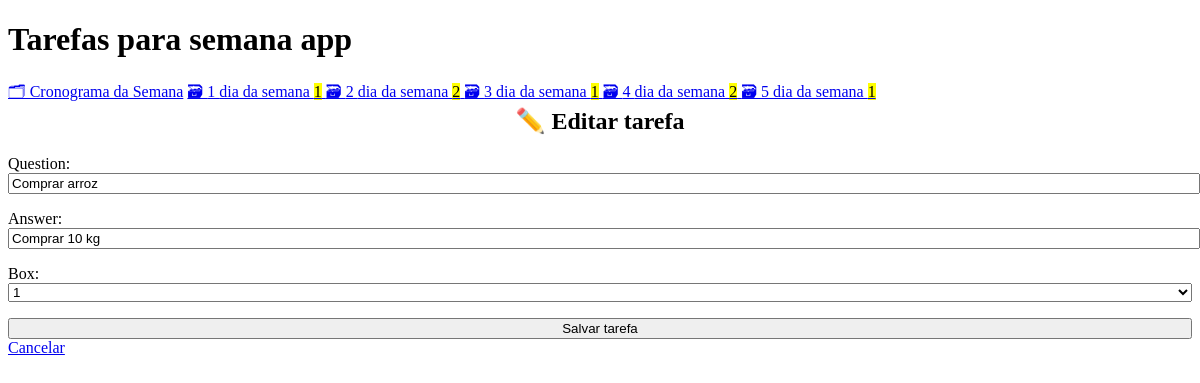
Screenshot of /edit/1 with the database file from the repository.
### cards/models.py (models this page shows, shortened)
class Card(models.Model):
    question = models.CharField(max_length=100)
    answer = models.CharField(max_length=100)
    box = models.IntegerField(
        choices=zip(BOXES, BOXES),
        default=BOXES[0],
    )
    date_created = models.DateTimeField(auto_now_add=True)

### cards/views.py (the view)
class CardUpdateView(CardCreateView, UpdateView):
    success_url = reverse_lazy("card-list")

### cards/templatetags/cards_tags.py (called while the page is built)
@register.inclusion_tag("cards/box_links.html")
def boxes_as_links():
    boxes = []
    for box_num in BOXES:
        card_count = Card.objects.filter(box=box_num).count()
        boxes.append({
            "number": box_num,
            "card_count": card_count,
        })
    return {"boxes": boxes}

### cards/templates/cards/card_form.html (shortened to what this page needs)
{% extends "cards/base.html" %}
{% block content %}
    {% if card %}
        <h2>✏️ Editar tarefa</h2>
    {% else %}
        <h2>✨ Criar nova tarefa</h2>
    {% endif %}
    <form method="post">
        {{ form.as_p }}
        <input type="submit" value="Salvar tarefa">
    </form>
    <a href="{% url 'card-list' %}">
        Cancelar
    </a>
{% endblock %}

### cards/templates/cards/base.html (style rules this page uses)
:root { --accent: #00296e; --accent-bg: #FFF8DC; --bg: #dae585; --text:#00296e ; --text-light:#006a86 ; --border:#FFF8DC ; --code: #ffd162; --preformatted: #dae585; }
h2 { text-align: center; }
h2, h4 { margin-top: 0; }
input, select, textarea { width: 100%; }

### rows the page displays
Card: question "Comprar arroz", answer "Comprar 10 kg", box "1"

### other values shown
{{ box.number }} "1" "2" "3" "4" "5"
{{ box.card_count }} "1" "2" "1" "2" "1"
